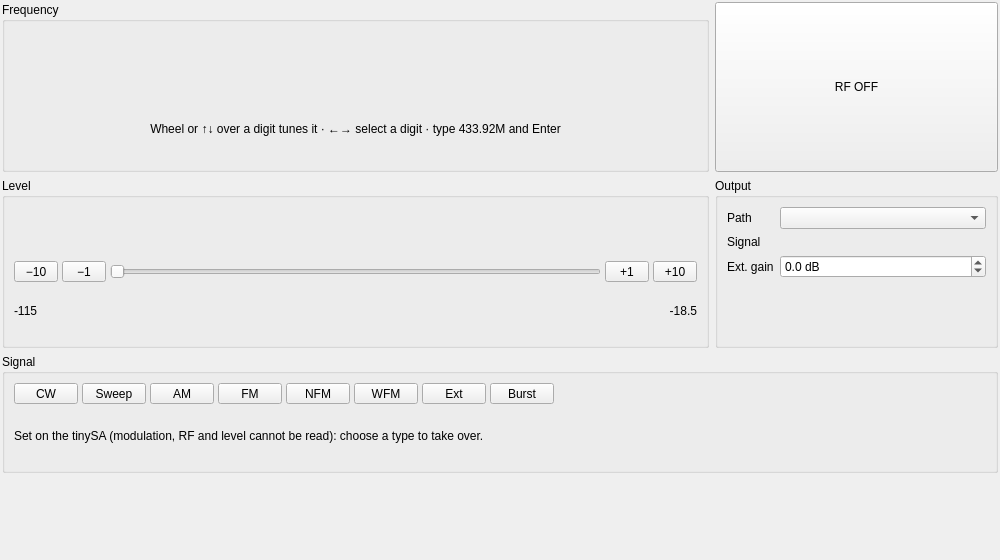
<?xml version="1.0" encoding="UTF-8"?>
<ui version="4.0">
 <class>GeneratorPanel</class>
 <widget class="QWidget" name="GeneratorPanel">
  <property name="geometry">
   <rect>
    <x>0</x>
    <y>0</y>
    <width>1000</width>
    <height>560</height>
   </rect>
  </property>
  <layout class="QGridLayout" name="genLayout" rowstretch="2,2,0,1" columnstretch="5,2">
   <property name="leftMargin">
    <number>2</number>
   </property>
   <property name="topMargin">
    <number>2</number>
   </property>
   <property name="rightMargin">
    <number>2</number>
   </property>
   <property name="bottomMargin">
    <number>2</number>
   </property>
   <property name="spacing">
    <number>6</number>
   </property>
   <item row="0" column="0">
    <widget class="QGroupBox" name="freqGroup">
     <property name="title">
      <string>Frequency</string>
     </property>
     <layout class="QVBoxLayout" name="freqLayout">
      <property name="spacing">
       <number>2</number>
      </property>
      <item>
       <widget class="DigitEdit" name="freqDisplay">
        <property name="maximumSize">
         <size>
          <width>16777215</width>
          <height>150</height>
         </size>
        </property>
        <property name="toolTip">
         <string>Wheel or Up/Down over a digit tunes it, Left/Right select a digit. Type a frequency (e.g. 433.92M) and press Enter.</string>
        </property>
       </widget>
      </item>
      <item>
       <widget class="QLabel" name="freqHint">
        <property name="text">
         <string>Wheel or ↑↓ over a digit tunes it · ←→ select a digit · type 433.92M and Enter</string>
        </property>
        <property name="alignment">
         <set>Qt::AlignmentFlag::AlignCenter</set>
        </property>
        <property name="wordWrap">
         <bool>true</bool>
        </property>
       </widget>
      </item>
     </layout>
    </widget>
   </item>
   <item row="0" column="1">
    <widget class="QPushButton" name="rfButton">
     <property name="sizePolicy">
      <sizepolicy hsizetype="Expanding" vsizetype="Expanding">
       <horstretch>0</horstretch>
       <verstretch>0</verstretch>
      </sizepolicy>
     </property>
     <property name="minimumSize">
      <size>
       <width>170</width>
       <height>70</height>
      </size>
     </property>
     <property name="maximumSize">
      <size>
       <width>16777215</width>
       <height>170</height>
      </size>
     </property>
     <property name="toolTip">
      <string>Switch the RF output on or off (Esc switches it off)</string>
     </property>
     <property name="text">
      <string>RF OFF</string>
     </property>
     <property name="checkable">
      <bool>true</bool>
     </property>
    </widget>
   </item>
   <item row="1" column="0">
    <widget class="QGroupBox" name="levelGroup">
     <property name="title">
      <string>Level</string>
     </property>
     <layout class="QGridLayout" name="levelLayout" columnstretch="0,0,1,0,0">
      <property name="spacing">
       <number>4</number>
      </property>
      <item row="0" column="0" colspan="5">
       <widget class="DigitEdit" name="levelDisplay">
        <property name="maximumSize">
         <size>
          <width>16777215</width>
          <height>150</height>
         </size>
        </property>
        <property name="toolTip">
         <string>Level at the device under test (dBm). Wheel or Up/Down over a digit, or type a level and press Enter.</string>
        </property>
       </widget>
      </item>
      <item row="1" column="0">
       <widget class="QToolButton" name="levelDown10Button">
        <property name="minimumSize">
         <size>
          <width>44</width>
          <height>0</height>
         </size>
        </property>
        <property name="text">
         <string>−10</string>
        </property>
       </widget>
      </item>
      <item row="1" column="1">
       <widget class="QToolButton" name="levelDown1Button">
        <property name="minimumSize">
         <size>
          <width>44</width>
          <height>0</height>
         </size>
        </property>
        <property name="text">
         <string>−1</string>
        </property>
       </widget>
      </item>
      <item row="1" column="2">
       <widget class="QSlider" name="levelSlider">
        <property name="toolTip">
         <string>Where the level sits between the minimum and the maximum of this output</string>
        </property>
        <property name="orientation">
         <enum>Qt::Orientation::Horizontal</enum>
        </property>
       </widget>
      </item>
      <item row="1" column="3">
       <widget class="QToolButton" name="levelUp1Button">
        <property name="minimumSize">
         <size>
          <width>44</width>
          <height>0</height>
         </size>
        </property>
        <property name="text">
         <string>+1</string>
        </property>
       </widget>
      </item>
      <item row="1" column="4">
       <widget class="QToolButton" name="levelUp10Button">
        <property name="minimumSize">
         <size>
          <width>44</width>
          <height>0</height>
         </size>
        </property>
        <property name="text">
         <string>+10</string>
        </property>
       </widget>
      </item>
      <item row="2" column="0" colspan="2">
       <widget class="QLabel" name="levelMinLabel">
        <property name="text">
         <string notr="true">-115</string>
        </property>
       </widget>
      </item>
      <item row="2" column="3" colspan="2">
       <widget class="QLabel" name="levelMaxLabel">
        <property name="text">
         <string notr="true">-18.5</string>
        </property>
        <property name="alignment">
         <set>Qt::AlignmentFlag::AlignRight|Qt::AlignmentFlag::AlignVCenter</set>
        </property>
       </widget>
      </item>
     </layout>
    </widget>
   </item>
   <item row="1" column="1">
    <widget class="QGroupBox" name="outputGroup">
     <property name="title">
      <string>Output</string>
     </property>
     <layout class="QFormLayout" name="outputLayout">
      <property name="horizontalSpacing">
       <number>6</number>
      </property>
      <property name="verticalSpacing">
       <number>6</number>
      </property>
      <item row="0" column="0">
       <widget class="QLabel" name="pathLabel">
        <property name="text">
         <string>Path</string>
        </property>
       </widget>
      </item>
      <item row="0" column="1">
       <widget class="QComboBox" name="pathCombo">
        <property name="toolTip">
         <string>tinySA: the LOW or HIGH output connector. Ultra: highest accuracy (mixer) or cleanest signal (synthesizer directly), as in its OUTPUT menu</string>
        </property>
       </widget>
      </item>
      <item row="1" column="0">
       <widget class="QLabel" name="nowLabel">
        <property name="text">
         <string>Signal</string>
        </property>
       </widget>
      </item>
      <item row="1" column="1">
       <widget class="QLabel" name="pathInfoLabel">
        <property name="toolTip">
         <string>What the tinySA generates at this frequency, as its OUTPUT menu shows it</string>
        </property>
        <property name="wordWrap">
         <bool>true</bool>
        </property>
       </widget>
      </item>
      <item row="2" column="0">
       <widget class="QLabel" name="extGainLabel">
        <property name="text">
         <string>Ext. gain</string>
        </property>
       </widget>
      </item>
      <item row="2" column="1">
       <widget class="QDoubleSpinBox" name="extGainSpin">
        <property name="toolTip">
         <string>Gain of an external amplifier (+) or attenuator (-) after the tinySA: levels are shown and entered at the device under test</string>
        </property>
        <property name="keyboardTracking">
         <bool>false</bool>
        </property>
        <property name="suffix">
         <string> dB</string>
        </property>
        <property name="decimals">
         <number>1</number>
        </property>
        <property name="minimum">
         <double>-100.000000000000000</double>
        </property>
        <property name="maximum">
         <double>100.000000000000000</double>
        </property>
       </widget>
      </item>
     </layout>
    </widget>
   </item>
   <item row="2" column="0" colspan="2">
    <widget class="QGroupBox" name="signalGroup">
     <property name="title">
      <string>Signal</string>
     </property>
     <layout class="QVBoxLayout" name="signalLayout">
      <property name="spacing">
       <number>6</number>
      </property>
      <item>
       <layout class="QHBoxLayout" name="typeLayout">
        <property name="spacing">
         <number>4</number>
        </property>
        <item>
         <widget class="QToolButton" name="cwButton">
          <property name="minimumSize">
           <size>
            <width>64</width>
            <height>0</height>
           </size>
          </property>
          <property name="toolTip">
           <string>Unmodulated carrier</string>
          </property>
          <property name="text">
           <string>CW</string>
          </property>
          <property name="checkable">
           <bool>true</bool>
          </property>
         </widget>
        </item>
        <item>
         <widget class="QToolButton" name="sweepButton">
          <property name="minimumSize">
           <size>
            <width>64</width>
            <height>0</height>
           </size>
          </property>
          <property name="toolTip">
           <string>Frequency and/or level sweep</string>
          </property>
          <property name="text">
           <string>Sweep</string>
          </property>
          <property name="checkable">
           <bool>true</bool>
          </property>
         </widget>
        </item>
        <item>
         <widget class="QToolButton" name="amButton">
          <property name="minimumSize">
           <size>
            <width>64</width>
            <height>0</height>
           </size>
          </property>
          <property name="toolTip">
           <string>Amplitude modulation</string>
          </property>
          <property name="text">
           <string>AM</string>
          </property>
          <property name="checkable">
           <bool>true</bool>
          </property>
         </widget>
        </item>
        <item>
         <widget class="QToolButton" name="fmButton">
          <property name="minimumSize">
           <size>
            <width>64</width>
            <height>0</height>
           </size>
          </property>
          <property name="toolTip">
           <string>Frequency modulation</string>
          </property>
          <property name="text">
           <string>FM</string>
          </property>
          <property name="checkable">
           <bool>true</bool>
          </property>
         </widget>
        </item>
        <item>
         <widget class="QToolButton" name="nfmButton">
          <property name="minimumSize">
           <size>
            <width>64</width>
            <height>0</height>
           </size>
          </property>
          <property name="toolTip">
           <string>Narrow FM, 3 kHz deviation</string>
          </property>
          <property name="text">
           <string>NFM</string>
          </property>
          <property name="checkable">
           <bool>true</bool>
          </property>
         </widget>
        </item>
        <item>
         <widget class="QToolButton" name="wfmButton">
          <property name="minimumSize">
           <size>
            <width>64</width>
            <height>0</height>
           </size>
          </property>
          <property name="toolTip">
           <string>Wide FM, 75 kHz deviation</string>
          </property>
          <property name="text">
           <string>WFM</string>
          </property>
          <property name="checkable">
           <bool>true</bool>
          </property>
         </widget>
        </item>
        <item>
         <widget class="QToolButton" name="extButton">
          <property name="minimumSize">
           <size>
            <width>64</width>
            <height>0</height>
           </size>
          </property>
          <property name="toolTip">
           <string>External modulation (LOW output)</string>
          </property>
          <property name="text">
           <string>Ext</string>
          </property>
          <property name="checkable">
           <bool>true</bool>
          </property>
         </widget>
        </item>
        <item>
         <widget class="QToolButton" name="burstButton">
          <property name="minimumSize">
           <size>
            <width>64</width>
            <height>0</height>
           </size>
          </property>
          <property name="toolTip">
           <string>Burst: the output on for the ON time of every period, continuously or a number of bursts (tinySA Ultra firmware v1.4-305 and newer)</string>
          </property>
          <property name="text">
           <string>Burst</string>
          </property>
          <property name="checkable">
           <bool>true</bool>
          </property>
         </widget>
        </item>
        <item>
         <spacer name="typeSpacer">
          <property name="orientation">
           <enum>Qt::Orientation::Horizontal</enum>
          </property>
          <property name="sizeHint" stdset="0">
           <size>
            <width>0</width>
            <height>0</height>
           </size>
          </property>
         </spacer>
        </item>
       </layout>
      </item>
      <item>
       <widget class="QStackedWidget" name="signalStack">
        <widget class="QWidget" name="unknownPage">
         <layout class="QHBoxLayout" name="unknownLayout">
          <property name="leftMargin">
           <number>0</number>
          </property>
          <property name="topMargin">
           <number>0</number>
          </property>
          <property name="rightMargin">
           <number>0</number>
          </property>
          <property name="bottomMargin">
           <number>0</number>
          </property>
          <item>
           <widget class="QLabel" name="unknownLabel">
            <property name="text">
             <string>Set on the tinySA (modulation, RF and level cannot be read): choose a type to take over.</string>
            </property>
            <property name="wordWrap">
             <bool>true</bool>
            </property>
           </widget>
          </item>
         </layout>
        </widget>
        <widget class="QWidget" name="cwPage">
         <layout class="QHBoxLayout" name="cwLayout">
          <property name="leftMargin">
           <number>0</number>
          </property>
          <property name="topMargin">
           <number>0</number>
          </property>
          <property name="rightMargin">
           <number>0</number>
          </property>
          <property name="bottomMargin">
           <number>0</number>
          </property>
          <item>
           <widget class="QLabel" name="cwLabel">
            <property name="text">
             <string>Unmodulated carrier at the frequency above.</string>
            </property>
           </widget>
          </item>
         </layout>
        </widget>
        <widget class="QWidget" name="sweepPage">
         <layout class="QGridLayout" name="sweepPageLayout" columnstretch="0,1,0,1,0,1,0,2">
          <property name="leftMargin">
           <number>0</number>
          </property>
          <property name="topMargin">
           <number>0</number>
          </property>
          <property name="rightMargin">
           <number>0</number>
          </property>
          <property name="bottomMargin">
           <number>0</number>
          </property>
          <property name="spacing">
           <number>6</number>
          </property>
          <item row="0" column="0">
           <widget class="QLabel" name="sweepStartLabel">
            <property name="text">
             <string>Start</string>
            </property>
           </widget>
          </item>
          <item row="0" column="1">
           <widget class="QLineEdit" name="sweepStartEdit">
            <property name="toolTip">
             <string>MHz (or with a unit: 430M, 1.2G)</string>
            </property>
           </widget>
          </item>
          <item row="0" column="2">
           <widget class="QLabel" name="sweepStopLabel">
            <property name="text">
             <string>Stop</string>
            </property>
           </widget>
          </item>
          <item row="0" column="3">
           <widget class="QLineEdit" name="sweepStopEdit">
            <property name="toolTip">
             <string>MHz (or with a unit: 430M, 1.2G)</string>
            </property>
           </widget>
          </item>
          <item row="0" column="4">
           <widget class="QLabel" name="sweepSpanLabel">
            <property name="text">
             <string>Span</string>
            </property>
           </widget>
          </item>
          <item row="0" column="5">
           <widget class="QLineEdit" name="sweepSpanEdit">
            <property name="toolTip">
             <string>MHz around the frequency above; 0 sweeps only the level</string>
            </property>
           </widget>
          </item>
          <item row="0" column="6">
           <widget class="QLabel" name="sweepUnitLabel">
            <property name="text">
             <string>MHz</string>
            </property>
           </widget>
          </item>
          <item row="1" column="0">
           <widget class="QLabel" name="sweepTimeLabel">
            <property name="text">
             <string>Time</string>
            </property>
           </widget>
          </item>
          <item row="1" column="1">
           <widget class="QDoubleSpinBox" name="sweepTimeSpin">
            <property name="toolTip">
             <string>Duration of one sweep; 0 = as fast as possible</string>
            </property>
            <property name="keyboardTracking">
             <bool>false</bool>
            </property>
            <property name="suffix">
             <string> s</string>
            </property>
            <property name="decimals">
             <number>3</number>
            </property>
            <property name="maximum">
             <double>600.000000000000000</double>
            </property>
           </widget>
          </item>
          <item row="1" column="2">
           <widget class="QLabel" name="levelChangeLabel">
            <property name="text">
             <string>Level change</string>
            </property>
           </widget>
          </item>
          <item row="1" column="3">
           <widget class="QDoubleSpinBox" name="levelChangeSpin">
            <property name="toolTip">
             <string>Change of the level over the sweep (LOW output)</string>
            </property>
            <property name="keyboardTracking">
             <bool>false</bool>
            </property>
            <property name="suffix">
             <string> dB</string>
            </property>
            <property name="decimals">
             <number>1</number>
            </property>
            <property name="minimum">
             <double>-90.000000000000000</double>
            </property>
            <property name="maximum">
             <double>90.000000000000000</double>
            </property>
           </widget>
          </item>
          <item row="1" column="4" colspan="4">
           <widget class="QLabel" name="sweepInfoLabel"/>
          </item>
         </layout>
        </widget>
        <widget class="QWidget" name="modPage">
         <layout class="QHBoxLayout" name="modPageLayout">
          <property name="leftMargin">
           <number>0</number>
          </property>
          <property name="topMargin">
           <number>0</number>
          </property>
          <property name="rightMargin">
           <number>0</number>
          </property>
          <property name="bottomMargin">
           <number>0</number>
          </property>
          <property name="spacing">
           <number>6</number>
          </property>
          <item>
           <widget class="QLabel" name="modRateLabel">
            <property name="text">
             <string>Rate</string>
            </property>
           </widget>
          </item>
          <item>
           <widget class="QSpinBox" name="modRateSpin">
            <property name="toolTip">
             <string>Modulation frequency</string>
            </property>
            <property name="keyboardTracking">
             <bool>false</bool>
            </property>
            <property name="suffix">
             <string> Hz</string>
            </property>
            <property name="minimum">
             <number>1</number>
            </property>
            <property name="maximum">
             <number>10000</number>
            </property>
           </widget>
          </item>
          <item>
           <widget class="QLabel" name="amDepthLabel">
            <property name="text">
             <string>Depth</string>
            </property>
           </widget>
          </item>
          <item>
           <widget class="QSpinBox" name="amDepthSpin">
            <property name="keyboardTracking">
             <bool>false</bool>
            </property>
            <property name="suffix">
             <string> %</string>
            </property>
            <property name="maximum">
             <number>100</number>
            </property>
           </widget>
          </item>
          <item>
           <widget class="QLabel" name="fmDevLabel">
            <property name="text">
             <string>Deviation</string>
            </property>
           </widget>
          </item>
          <item>
           <widget class="QDoubleSpinBox" name="fmDevSpin">
            <property name="keyboardTracking">
             <bool>false</bool>
            </property>
            <property name="suffix">
             <string> kHz</string>
            </property>
            <property name="decimals">
             <number>1</number>
            </property>
            <property name="minimum">
             <double>1.000000000000000</double>
            </property>
            <property name="maximum">
             <double>300.000000000000000</double>
            </property>
           </widget>
          </item>
          <item>
           <widget class="QCheckBox" name="ctcssCheck">
            <property name="toolTip">
             <string>CTCSS + 1 kHz, a setting of the tinySA: below 255 Hz it adds the rate's harmonic nearest 1 kHz at the full deviation and keeps the rate at a seventh of it. The tinySA keeps this until it restarts (for good after Save config on the tinySA).</string>
            </property>
            <property name="text">
             <string>+ 1 kHz tone</string>
            </property>
           </widget>
          </item>
          <item>
           <widget class="QLabel" name="modInfoLabel"/>
          </item>
          <item>
           <spacer name="modSpacer">
            <property name="orientation">
             <enum>Qt::Orientation::Horizontal</enum>
            </property>
            <property name="sizeHint" stdset="0">
             <size>
              <width>0</width>
              <height>0</height>
             </size>
            </property>
           </spacer>
          </item>
         </layout>
        </widget>
        <widget class="QWidget" name="burstPage">
         <layout class="QGridLayout" name="burstPageLayout" columnstretch="0,1,0,1,0,1,0,2">
          <property name="leftMargin">
           <number>0</number>
          </property>
          <property name="topMargin">
           <number>0</number>
          </property>
          <property name="rightMargin">
           <number>0</number>
          </property>
          <property name="bottomMargin">
           <number>0</number>
          </property>
          <property name="spacing">
           <number>6</number>
          </property>
          <item row="0" column="0">
           <widget class="QLabel" name="burstPeriodLabel">
            <property name="text">
             <string>Period</string>
            </property>
           </widget>
          </item>
          <item row="0" column="1">
           <widget class="QLineEdit" name="burstPeriodEdit">
            <property name="toolTip">
             <string>Time from the start of one burst to the next, 2 µs .. 89 s (e.g. 1m, 500u, 2)</string>
            </property>
           </widget>
          </item>
          <item row="0" column="2">
           <widget class="QLabel" name="burstOnLabel">
            <property name="text">
             <string>On time</string>
            </property>
           </widget>
          </item>
          <item row="0" column="3">
           <widget class="QLineEdit" name="burstOnEdit">
            <property name="toolTip">
             <string>How long the output is on in every period, 1 µs .. period - 1 µs (e.g. 100u, 1.5m)</string>
            </property>
           </widget>
          </item>
          <item row="0" column="4">
           <widget class="QLabel" name="burstCountLabel">
            <property name="text">
             <string>Count</string>
            </property>
           </widget>
          </item>
          <item row="0" column="5">
           <widget class="QSpinBox" name="burstCountSpin">
            <property name="toolTip">
             <string>0: bursts continuously; 1..65535: that many bursts after each Start burst</string>
            </property>
            <property name="keyboardTracking">
             <bool>false</bool>
            </property>
            <property name="specialValueText">
             <string>Continuous</string>
            </property>
            <property name="maximum">
             <number>65535</number>
            </property>
           </widget>
          </item>
          <item row="0" column="6" colspan="2">
           <widget class="QPushButton" name="burstTriggerButton">
            <property name="toolTip">
             <string>Start the counted bursts, or restart the continuous bursts (START BURST on the tinySA)</string>
            </property>
            <property name="text">
             <string>Start burst</string>
            </property>
           </widget>
          </item>
          <item row="1" column="0" colspan="8">
           <widget class="QLabel" name="burstInfoLabel"/>
          </item>
         </layout>
        </widget>
       </widget>
      </item>
     </layout>
    </widget>
   </item>
   <item row="3" column="0" colspan="2">
    <spacer name="genSpacer">
     <property name="orientation">
      <enum>Qt::Orientation::Vertical</enum>
     </property>
     <property name="sizeHint" stdset="0">
      <size>
       <width>0</width>
       <height>0</height>
      </size>
     </property>
    </spacer>
   </item>
  </layout>
 </widget>
 <customwidgets>
  <customwidget>
   <class>DigitEdit</class>
   <extends>QWidget</extends>
   <header>digitedit.h</header>
   <container>0</container>
  </customwidget>
 </customwidgets>
 <resources/>
 <connections/>
</ui>
